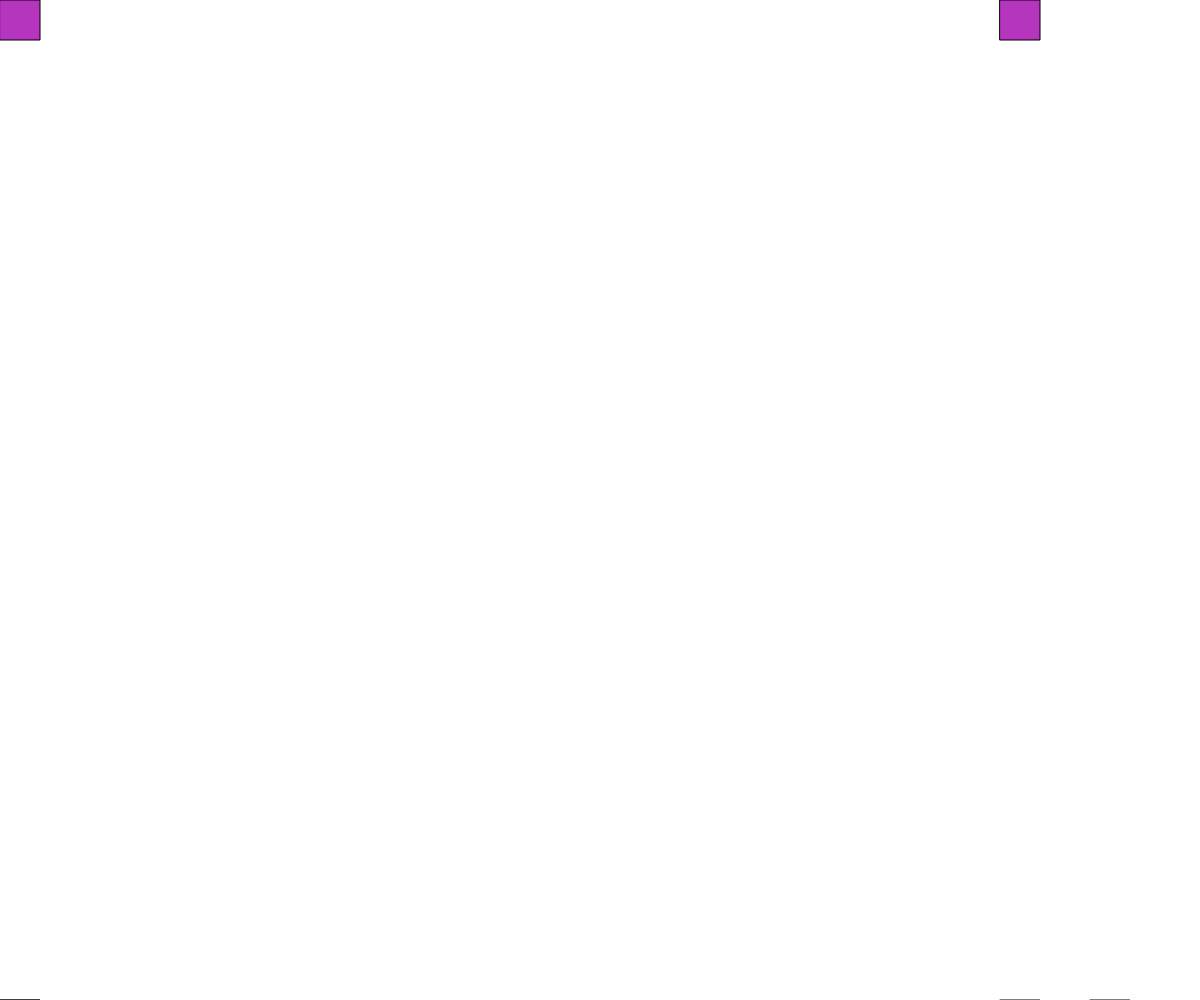
Frame 1 (no input)
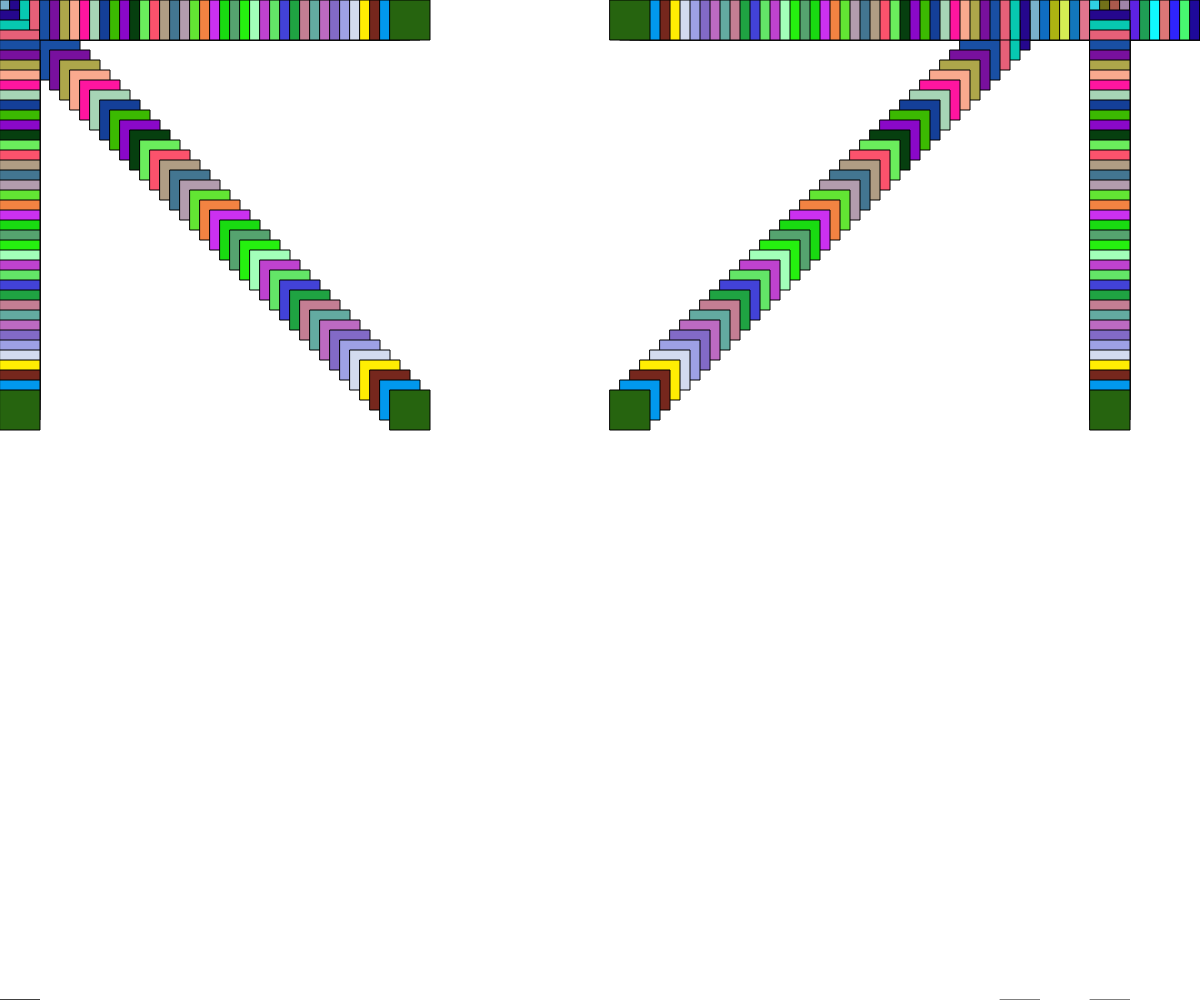
Frame 60 (no input)
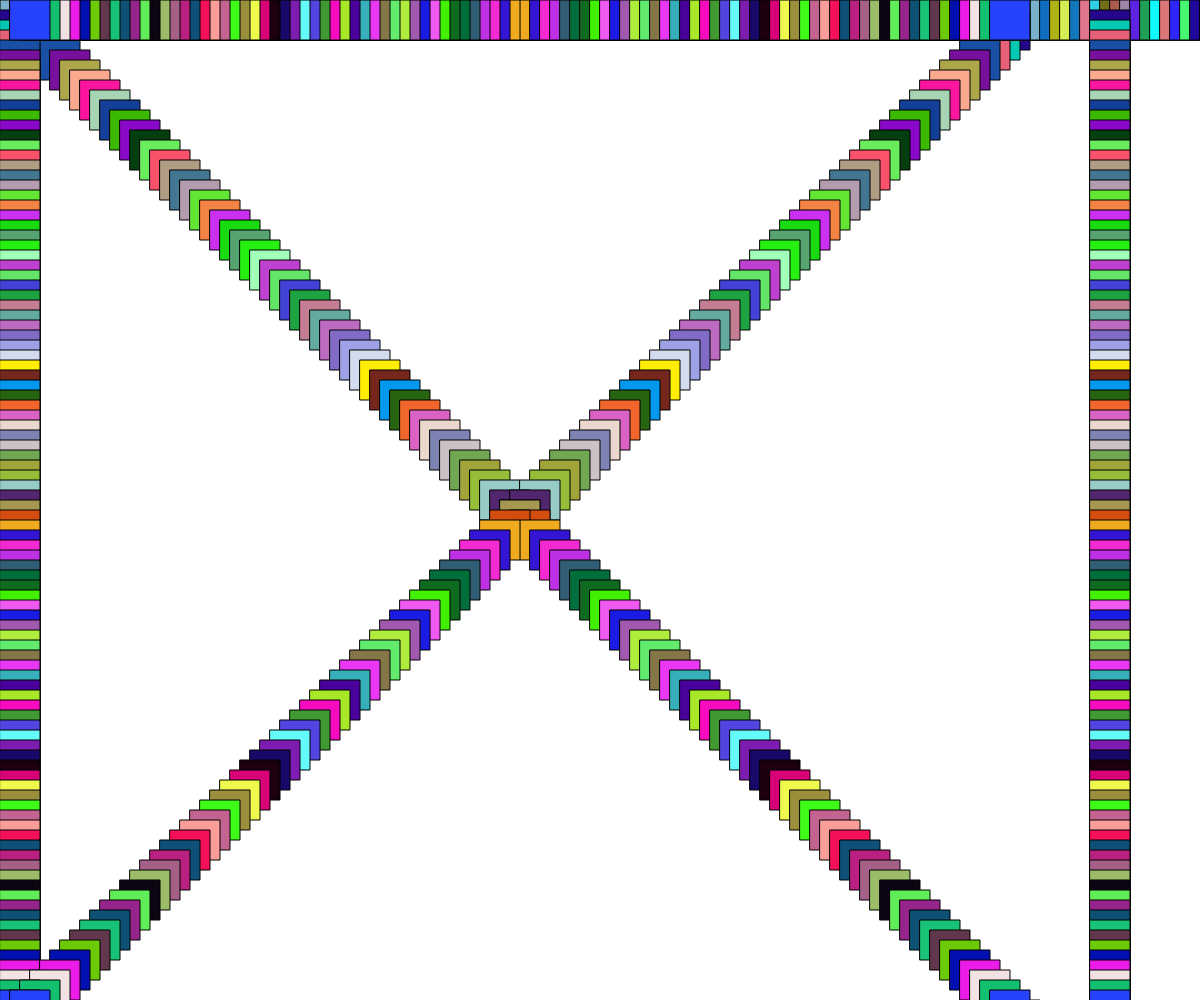
Frame 120 (the mouse pressed at the canvas centre since frame 60)

The p5.js sketch that drew these frames (run headless with seeded random() and noise() and a simulated clock; from frame 60 on, the mouse is pressed at the canvas centre):

// p5.js sketch
// ── sketch.js
var x = 1000
function setup() {
  createCanvas(1200, 1000);

}

function draw() {
  
  fill(random(255,0),random(255),random(255));
  rect(x,x,40)
  rect(x,0,40)
  rect(0,x,40)
  rect(1000-x,x,40)
  rect(1000-x,0,40)
  rect(1090,x,40) 
  rect(x,1090,40)
  x +=10
  if (x>1200){
    x=10
  }
}
